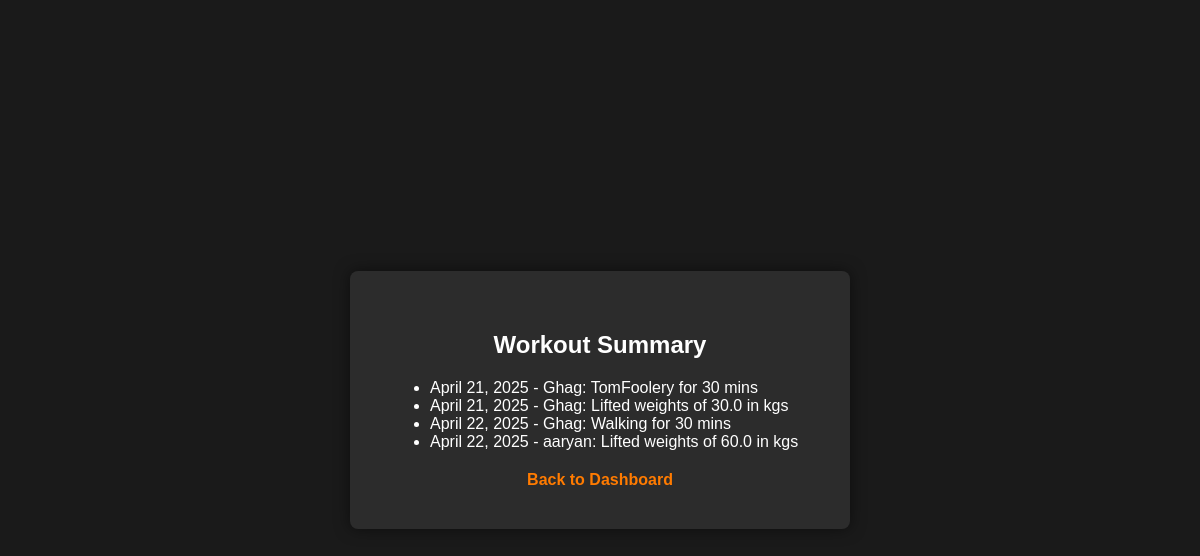
Before: /trainers/workouts/ (signed in) with the older database file.
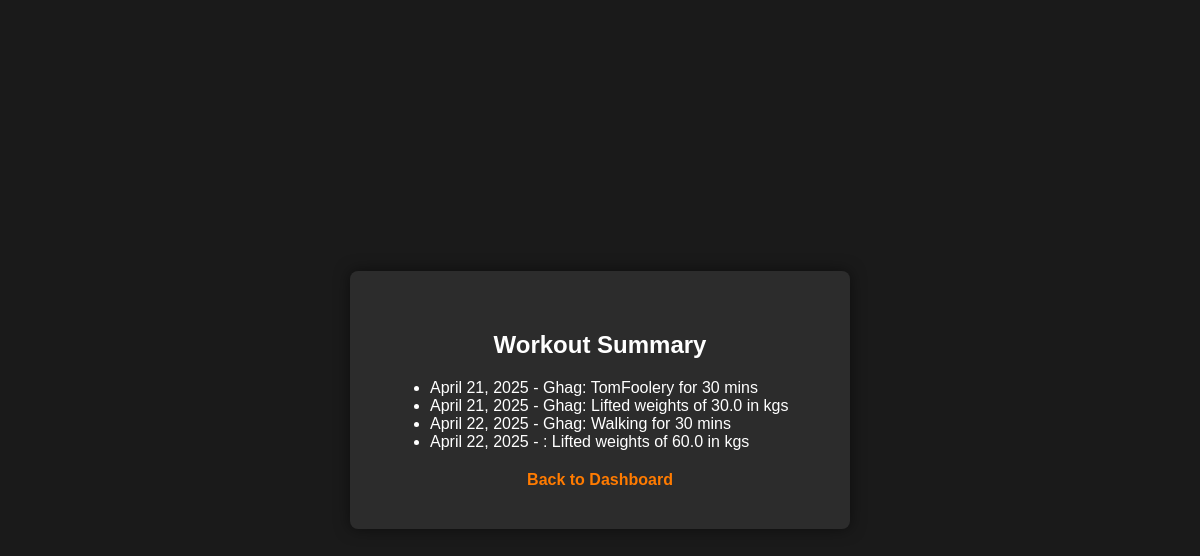
After: the same page with the newer database file.
### trainees/models.py (models this page shows, shortened)
class Activity(models.Model):
    trainee = models.ForeignKey(Trainee, on_delete=models.CASCADE, related_name='activities')
    name = models.CharField(max_length=100)
    duration_minutes = models.PositiveIntegerField()
    treadmill_elevation = models.FloatField(null=True, blank=True)
    notes = models.TextField(blank=True)
    calories_burned = models.FloatField(default=0)
    date = models.DateField(auto_now_add=True)

class WeightLog(models.Model):
    trainee = models.ForeignKey(Trainee, on_delete=models.CASCADE)
    weight_kg = models.FloatField()
    date = models.DateField(auto_now_add=True)

class Trainee(models.Model):
    user = models.OneToOneField(CustomUser, on_delete=models.SET_NULL, null=True, related_name='trainee_profile')
    trainer = models.ForeignKey(
        CustomUser,
        null=True,
        blank=True,
        on_delete=models.SET_NULL,
        limit_choices_to={'role': 'trainer'},
        related_name='assigned_trainees'
    )

### users/models.py (models this page shows)
class CustomUser(AbstractUser):
    role = models.CharField(max_length=100, choices=(('trainer', 'Trainer'), ('trainee', 'Trainee'), ('admin', 'Admin')))

### trainers/views.py (the view)
# urls.py: path('workouts/', views.workout_summary, name='trainer_workouts'),
@login_required
def workout_summary(request):
    trainer = get_object_or_404(Trainer, user=request.user)
    trainees = trainer.get_assigned_trainees()
    activities = Activity.objects.filter(trainee__in=trainees)
    workouts = WeightLog.objects.filter(trainee__in=trainees)
    combined = list(sorted(zip(activities, workouts), key=lambda x: x[0].date))
    return render(request, 'trainers/workout_summary.html', {
        "combined": combined,
    })

### trainers/models.py (called while the page is built)
    def get_assigned_trainees(self):
        from trainees.models import Trainee
        return Trainee.objects.filter(trainer=self.user)

### gymmanagement/templates/trainers/workout_summary.html (shortened to what this page needs)
{% extends 'users/base.html' %}
{% block content %}
<div class="login-box">
    <h2>Workout Summary</h2>
    <ul>
    {% for activity, workout in combined %}
        <li>{{ activity.date }} - {{ activity.trainee.user.username }}: {{ activity.name }} for {{ activity.duration_minutes }} mins</li>
        <li>{{ workout.date }} - {{ workout.trainee.user.username }}: Lifted weights of {{ workout.weight_kg}} in kgs</li>
    {% empty %}
        <li>No activities found.</li>
    {% endfor %}
    </ul>
    <div class="signup-section">
        <a href="{% url 'trainer_dashboard' %}" class="signup-link">Back to Dashboard</a>
    </div>
</div>
{% endblock %}

Changed rows visible on the page:
changed through a linked row, Activity "April 22, 2025": trainee.user.username "aaryan" → (not shown)
